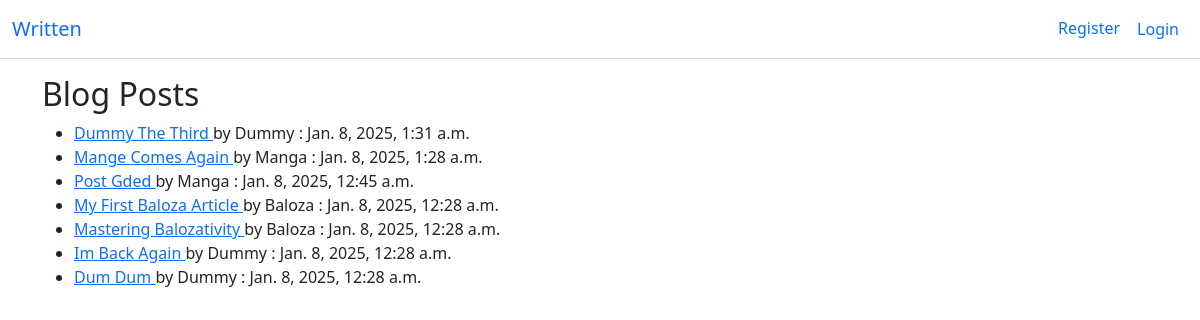
The page / on the database its author committed.
### blog/models.py (models this page shows, shortened)
class Post(models.Model):
    author = models.ForeignKey(User, on_delete=models.CASCADE)
    title = models.CharField(max_length=100)
    content = models.TextField(max_length=5000)
    created_at = models.DateTimeField(auto_now_add=True)
    last_updated = models.DateTimeField(auto_now=True)

### blog/views.py (the view)
# urls.py: path("", PostListView.as_view(), name="all_posts"),
class PostListView(ListView):
    login_url = "login"
    redirect_field_name = "login"
    model = Post
    template_name = "blog/all_posts.html"
    context_object_name = "blog_posts"
    ordering = ['-created_at']

### blog/templates/blog/all_posts.html
{% extends 'blog/base.html' %}
{% block content %}
	<h2>Blog Posts</h2>
	<ul>
		{% for post in blog_posts %}
		<li>
			<a href="{% url 'post_detail' post.pk %}"> {{ post.title }} </a> by
			{{ post.author }} : {{ post.created_at }}<br>
		</li>
		{% endfor %}
	</ul>
{% endblock %}

### blog/templates/blog/base.html (shortened to what this page needs)
<!doctype html>
<html lang="en">
  <head>
    <link href="https://cdn.jsdelivr.net/npm/bootstrap@5.0.2/dist/css/bootstrap.min.css" rel="stylesheet"
>
  </head>
  <body>
    <nav class="navbar navbar-expand-lg bg-body-tertiary border-bottom">
      <div class="container-fluid">
        <a class="navbar-brand" href="{% url 'all_posts' %}">Written</a>
        <div class="collapse navbar-collapse" id="navbarSupportedContent">
          <ul class="navbar-nav ml-auto">
            <li class="nav-item">
              {% if user.is_authenticated %}
                <p> {{ user.username }} </p>
              {% else %}
            <li class="nav-item">
              <a class="nav-link" href="{% url 'register' %}">Register</a>
            </li>
            <li class="nav-item">
              <a class="nav-link btn" href="{% url 'login' %}">Login</a>
            </li>
            {% endif %}
          </ul>
        </div>
      </div>
    </nav>
    <div class="container" style="margin-top: 1em;">
      {% block content %}
      {% endblock %}
    </div>
  </body>
</html>

### rows shown on the page
Post: title "Dummy The Third", author "Dummy", created_at "Jan. 8, 2025, 1:31 a.m."
Post: title "Mange Comes Again", author "Manga", created_at "Jan. 8, 2025, 1:28 a.m."
Post: title "Post Gded", author "Manga", created_at "Jan. 8, 2025, 12:45 a.m."
Post: title "My First Baloza Article", author "Baloza", created_at "Jan. 8, 2025, 12:28 a.m."
Post: title "Mastering Balozativity", author "Baloza", created_at "Jan. 8, 2025, 12:28 a.m."
Post: title "Im Back Again", author "Dummy", created_at "Jan. 8, 2025, 12:28 a.m."
Post: title "Dum Dum", author "Dummy", created_at "Jan. 8, 2025, 12:28 a.m."
